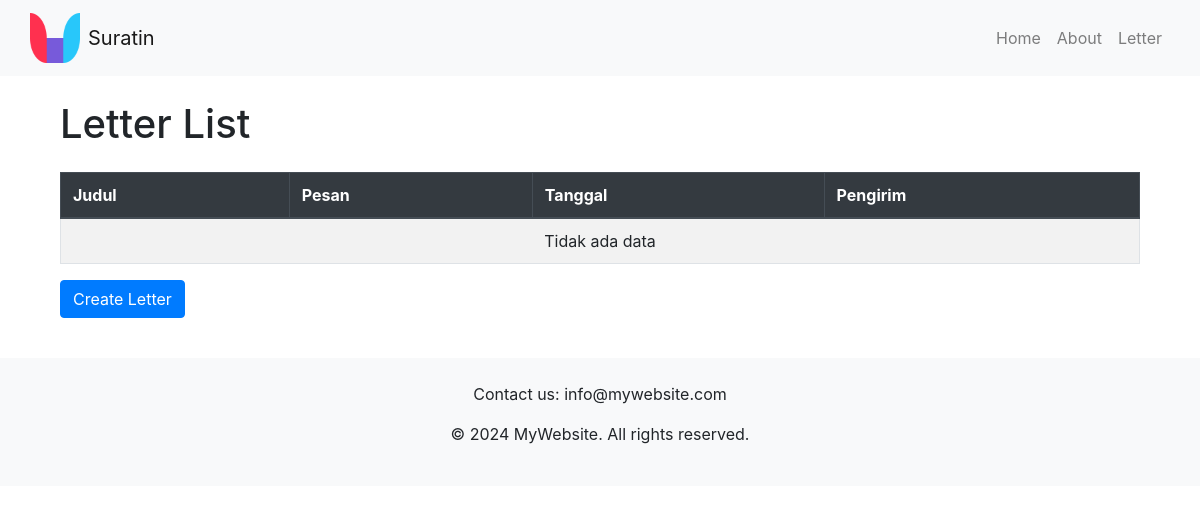
/letter/, run on an earlier commit of the app's database.
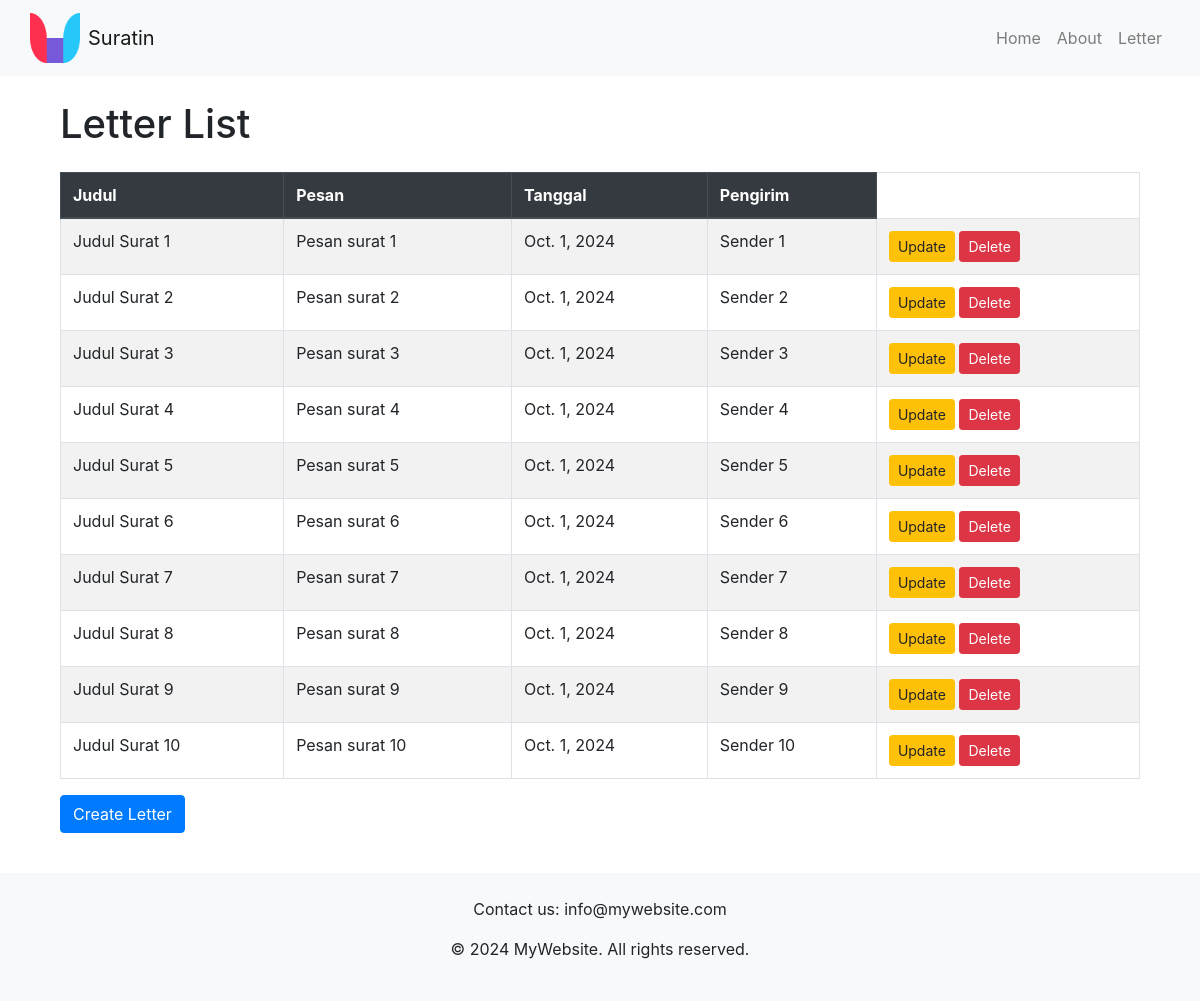
And on a later commit of the database.
### surat/models.py (models this page shows, shortened)
class Letter(models.Model):
    judul = models.CharField(max_length=200)
    pesan = models.TextField()
    tanggal = models.DateField(default=datetime.now)
    pengirim = models.ForeignKey(Sender, on_delete=models.CASCADE, related_name='surat')

class Sender(models.Model):
    nama = models.CharField(max_length=100)
    email = models.EmailField()
    no_hp = models.CharField(max_length=15)
    alamat = models.TextField()
    def __str__(self):
        return self.nama

### surat/views.py (the view)
# urls.py: path('letter/', views.letter_index, name='letter_index'),
def letter_index(request):
    query = request.GET.get("q")
    letters = Letter.objects.all()
    if query:
        letters = Letter.objects.filter(
            Q(judul_icontains=query) | Q(pesan_icontains=query)
        )
    else:
        letters = Letter.objects.all()
    return render(request, "letter/index.html", {"letters": letters})

### surat/templates/letter/index.html (shortened to what this page needs)
{% load static %}
{% include 'components/header.html' %}
<link href="https://stackpath.bootstrapcdn.com/bootstrap/4.5.2/css/bootstrap.min.css" rel="stylesheet" />
<div class="container mt-4">
  {% block content %}
    <div class="container my-4">
      <h1 class="mb-4">Letter List</h1>
      <table class="table table-striped table-bordered">
        <thead class="thead-dark">
          <tr>
            <th>Judul</th>
            <th>Pesan</th>
            <th>Tanggal</th>
            <th>Pengirim</th>
          </tr>
        </thead>
        <tbody>
          {% for letter in letters %}
            <tr>
              <td>{{ letter.judul }}</td>
              <td>{{ letter.pesan }}</td>
              <td>{{ letter.tanggal }}</td>
              <td>{{ letter.pengirim }}</td>
              <td>
                <a href="{% url 'letter_update' letter.id %}" class="btn btn-sm btn-warning">Update</a>
                <button class="btn btn-sm btn-danger" onclick="confirmDelete({{ letter.id }})">Delete</button>
              </td>
            </tr>
          {% empty %}
            <tr>
              <td colspan="4" class="text-center">Tidak ada data</td>
            </tr>
          {% endfor %}
        </tbody>
      </table>
      <a href="{% url 'letter_create' %}" class="btn btn-primary mb-3">Create Letter</a>
    </div>
  {% endblock %}
</div>
<footer>
  {% include 'components/footer.html' %}
</footer>

### surat/templates/components/header.html
{% load static %}
<nav class="navbar navbar-expand navbar-light bg-light">
    <div class="container">
        <a class="navbar-brand d-flex justify-content-start align-items-center" href="#">
            <img
                src="{% static 'images/Logo.png' %}"
                width="50"
                height="50"
                alt="Logo"
            />
            <p class="mb-0 ms-2 ml-2">Suratin</p>
        </a>
        <div class="navbar-nav ms-auto">
            <a class="nav-link" href="{% url 'homepage' %}">Home</a>
            <a class="nav-link" href="{% url 'about' %}">About</a>
            <a class="nav-link" href="{% url 'letter_index' %}">Letter</a>
        </div>
    </div>
</nav>

### surat/templates/components/footer.html
<footer id="contact" class="bg-light py-4">
    <div class="container text-center">
        <p>Contact us: info@mywebsite.com</p>
        <p>&copy; 2024 MyWebsite. All rights reserved.</p>
    </div>
</footer>

What changed in the data, as far as the page shows it:
added Letter: judul "Judul Surat 1", pesan "Pesan surat 1", tanggal "Oct. 1, 2024", pengirim "Sender 1"
added Letter: judul "Judul Surat 2", pesan "Pesan surat 2", tanggal "Oct. 1, 2024", pengirim "Sender 2"
added Letter: judul "Judul Surat 3", pesan "Pesan surat 3", tanggal "Oct. 1, 2024", pengirim "Sender 3"
added Letter: judul "Judul Surat 4", pesan "Pesan surat 4", tanggal "Oct. 1, 2024", pengirim "Sender 4"
added Letter: judul "Judul Surat 5", pesan "Pesan surat 5", tanggal "Oct. 1, 2024", pengirim "Sender 5"
added Letter: judul "Judul Surat 6", pesan "Pesan surat 6", tanggal "Oct. 1, 2024", pengirim "Sender 6"
added Letter: judul "Judul Surat 7", pesan "Pesan surat 7", tanggal "Oct. 1, 2024", pengirim "Sender 7"
added Letter: judul "Judul Surat 8", pesan "Pesan surat 8", tanggal "Oct. 1, 2024", pengirim "Sender 8"
added Letter: judul "Judul Surat 9", pesan "Pesan surat 9", tanggal "Oct. 1, 2024", pengirim "Sender 9"
added Letter: judul "Judul Surat 10", pesan "Pesan surat 10", tanggal "Oct. 1, 2024", pengirim "Sender 10"
Also different on the page:
text no longer shown: "Tidak ada data"
